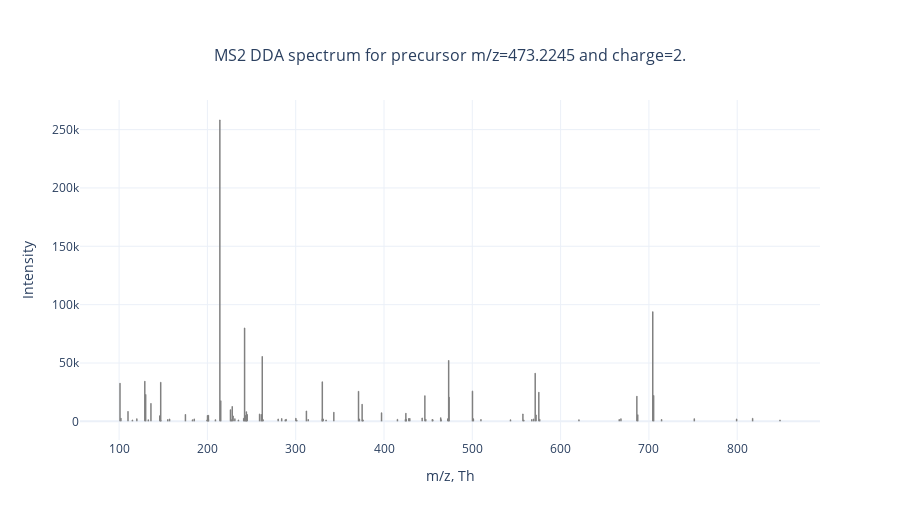

The cell this chart's notebook holds for it:
### Code cell
# let's plot the MS2 spectra acquired at 50.001946 min for the precursor m/z = 473.224500
scan = 20544
plot_mass_spectra(
    mz_values=df_ms2_phospho[df_ms2_phospho.scan == scan].mz_values.values[0], 
    intensity_values=df_ms2_phospho[df_ms2_phospho.scan == scan].intensity_values.values[0],
    title=f"MS2 DDA spectrum for precursor m/z={df_ms2_phospho[df_ms2_phospho.scan == scan].prec_mono_mz.values[0]} and charge={df_ms2_phospho[df_ms2_phospho.scan == scan].prec_charge.values[0]}."
).show(config=utils.config)

### Figure 1 — Plotly figure (JSON) as saved in the notebook; plotly's stock layout.template omitted (floating-point values rounded to 4 significant figures)
{"data": [{"hovertemplate": "<b>m/z:</b> %{x};<br><b>Intensity:</b> %{y}.", "marker": {"color": "grey", "size": 1}, "mode": "markers", "name": "", "showlegend": false, "type": "scatter", "x": [101.0, 102.1, 110.1, 115.1, 120.1, 129.1, 130.1, 133.1, 136.1, 146.0, 147.0, 147.1, 155.1, 157.1, 175.1, 183.1, 185.1, 199.6, 200.1, 201.1, 201.1, 209.1, 214.1, 215.1, 226.1, 227.1, 228.1, 229.1, 231.1, 235.1, 241.1, 242.1, 243.1, 244.1, 244.2, 245.1, 259.1, 261.1, 262.1, 263.1, 280.2, 284.1, 288.2, 289.2, 300.2, 301.1, 312.1, 314.2, 330.1, 330.2, 331.1, 334.4, 343.2, 371.1, 372.1, 375.2, 375.7, 376.2, 397.2, 415.2, 424.2, 424.7, 425.2, 428.0, 429.2, 443.2, 446.3, 447.3, 454.7, 455.2, 464.2, 464.7, 472.2, 473.2, 473.7, 500.2, 501.2, 509.8, 543.2, 557.3, 558.3, 567.3, 569.3, 571.2, 572.2, 575.3, 576.3, 620.8, 666.4, 668.3, 686.3, 687.3, 704.3, 705.4, 714.3, 751.4, 799.3, 817.4, 848.5], "y": [32731, 2690, 8449, 1218, 2323, 34334, 22946, 1364, 15221, 4697, 1175, 33463, 1520, 2025, 5914, 1336, 2107, 1161, 5054, 1999, 5264, 1447, 258242, 17600, 9982, 1387, 12685, 4546, 2213, 1208, 2616, 79977, 5040, 8259, 1827, 5773, 6239, 5875, 55592, 1297, 1915, 2370, 1365, 1889, 2728, 1155, 8884, 1664, 33849, 2124, 1985, 1218, 7829, 25794, 1994, 14581, 1324, 1262, 7331, 1707, 1669, 6902, 1735, 2411, 2462, 2780, 21982, 1753, 1630, 1284, 3114, 1320, 2200, 52170, 20591, 25910, 2234, 1593, 1347, 6294, 1200, 1602, 2005, 41318, 5449, 25040, 1724, 1295, 1493, 2253, 21521, 5619, 93848, 22128, 1636, 2308, 1935, 2568, 1193]}], "layout": {"height": 520, "hovermode": "closest", "legend": {"orientation": "h", "x": 1, "xanchor": "right", "y": 1.01, "yanchor": "bottom"}, "shapes": [{"line": {"color": "grey", "width": 1.5}, "type": "line", "x0": 101.0, "x1": 101.0, "xref": "x", "y0": 0, "y1": 32731, "yref": "y"}, {"line": {"color": "grey", "width": 1.5}, "type": "line", "x0": 102.1, "x1": 102.1, "xref": "x", "y0": 0, "y1": 2690, "yref": "y"}, {"line": {"color": "grey", "width": 1.5}, "type": "line", "x0": 110.1, "x1": 110.1, "xref": "x", "y0": 0, "y1": 8449, "yref": "y"}, {"line": {"color": "grey", "width": 1.5}, "type": "line", "x0": 115.1, "x1": 115.1, "xref": "x", "y0": 0, "y1": 1218, "yref": "y"}, {"line": {"color": "grey", "width": 1.5}, "type": "line", "x0": 120.1, "x1": 120.1, "xref": "x", "y0": 0, "y1": 2323, "yref": "y"}, {"line": {"color": "grey", "width": 1.5}, "type": "line", "x0": 129.1, "x1": 129.1, "xref": "x", "y0": 0, "y1": 34334, "yref": "y"}, {"line": {"color": "grey", "width": 1.5}, "type": "line", "x0": 130.1, "x1": 130.1, "xref": "x", "y0": 0, "y1": 22946, "yref": "y"}, {"line": {"color": "grey", "width": 1.5}, "type": "line", "x0": 133.1, "x1": 133.1, "xref": "x", "y0": 0, "y1": 1364, "yref": "y"}, {"line": {"color": "grey", "width": 1.5}, "type": "line", "x0": 136.1, "x1": 136.1, "xref": "x", "y0": 0, "y1": 15221, "yref": "y"}, {"line": {"color": "grey", "width": 1.5}, "type": "line", "x0": 146.0, "x1": 146.0, "xref": "x", "y0": 0, "y1": 4697, "yref": "y"}, {"line": {"color": "grey", "width": 1.5}, "type": "line", "x0": 147.0, "x1": 147.0, "xref": "x", "y0": 0, "y1": 1175, "yref": "y"}, {"line": {"color": "grey", "width": 1.5}, "type": "line", "x0": 147.1, "x1": 147.1, "xref": "x", "y0": 0, "y1": 33463, "yref": "y"}, {"line": {"color": "grey", "width": 1.5}, "type": "line", "x0": 155.1, "x1": 155.1, "xref": "x", "y0": 0, "y1": 1520, "yref": "y"}, {"line": {"color": "grey", "width": 1.5}, "type": "line", "x0": 157.1, "x1": 157.1, "xref": "x", "y0": 0, "y1": 2025, "yref": "y"}, {"line": {"color": "grey", "width": 1.5}, "type": "line", "x0": 175.1, "x1": 175.1, "xref": "x", "y0": 0, "y1": 5914, "yref": "y"}, {"line": {"color": "grey", "width": 1.5}, "type": "line", "x0": 183.1, "x1": 183.1, "xref": "x", "y0": 0, "y1": 1336, "yref": "y"}, {"line": {"color": "grey", "width": 1.5}, "type": "line", "x0": 185.1, "x1": 185.1, "xref": "x", "y0": 0, "y1": 2107, "yref": "y"}, {"line": {"color": "grey", "width": 1.5}, "type": "line", "x0": 199.6, "x1": 199.6, "xref": "x", "y0": 0, "y1": 1161, "yref": "y"}, {"line": {"color": "grey", "width": 1.5}, "type": "line", "x0": 200.1, "x1": 200.1, "xref": "x", "y0": 0, "y1": 5054, "yref": "y"}, {"line": {"color": "grey", "width": 1.5}, "type": "line", "x0": 201.1, "x1": 201.1, "xref": "x", "y0": 0, "y1": 1999, "yref": "y"}, {"line": {"color": "grey", "width": 1.5}, "type": "line", "x0": 201.1, "x1": 201.1, "xref": "x", "y0": 0, "y1": 5264, "yref": "y"}, {"line": {"color": "grey", "width": 1.5}, "type": "line", "x0": 209.1, "x1": 209.1, "xref": "x", "y0": 0, "y1": 1447, "yref": "y"}, {"line": {"color": "grey", "width": 1.5}, "type": "line", "x0": 214.1, "x1": 214.1, "xref": "x", "y0": 0, "y1": 258242, "yref": "y"}, {"line": {"color": "grey", "width": 1.5}, "type": "line", "x0": 215.1, "x1": 215.1, "xref": "x", "y0": 0, "y1": 17600, "yref": "y"}, {"line": {"color": "grey", "width": 1.5}, "type": "line", "x0": 226.1, "x1": 226.1, "xref": "x", "y0": 0, "y1": 9982, "yref": "y"}, {"line": {"color": "grey", "width": 1.5}, "type": "line", "x0": 227.1, "x1": 227.1, "xref": "x", "y0": 0, "y1": 1387, "yref": "y"}, {"line": {"color": "grey", "width": 1.5}, "type": "line", "x0": 228.1, "x1": 228.1, "xref": "x", "y0": 0, "y1": 12685, "yref": "y"}, {"line": {"color": "grey", "width": 1.5}, "type": "line", "x0": 229.1, "x1": 229.1, "xref": "x", "y0": 0, "y1": 4546, "yref": "y"}, {"line": {"color": "grey", "width": 1.5}, "type": "line", "x0": 231.1, "x1": 231.1, "xref": "x", "y0": 0, "y1": 2213, "yref": "y"}, {"line": {"color": "grey", "width": 1.5}, "type": "line", "x0": 235.1, "x1": 235.1, "xref": "x", "y0": 0, "y1": 1208, "yref": "y"}, {"line": {"color": "grey", "width": 1.5}, "type": "line", "x0": 241.1, "x1": 241.1, "xref": "x", "y0": 0, "y1": 2616, "yref": "y"}, {"line": {"color": "grey", "width": 1.5}, "type": "line", "x0": 242.1, "x1": 242.1, "xref": "x", "y0": 0, "y1": 79977, "yref": "y"}, {"line": {"color": "grey", "width": 1.5}, "type": "line", "x0": 243.1, "x1": 243.1, "xref": "x", "y0": 0, "y1": 5040, "yref": "y"}, {"line": {"color": "grey", "width": 1.5}, "type": "line", "x0": 244.1, "x1": 244.1, "xref": "x", "y0": 0, "y1": 8259, "yref": "y"}, {"line": {"color": "grey", "width": 1.5}, "type": "line", "x0": 244.2, "x1": 244.2, "xref": "x", "y0": 0, "y1": 1827, "yref": "y"}, {"line": {"color": "grey", "width": 1.5}, "type": "line", "x0": 245.1, "x1": 245.1, "xref": "x", "y0": 0, "y1": 5773, "yref": "y"}, {"line": {"color": "grey", "width": 1.5}, "type": "line", "x0": 259.1, "x1": 259.1, "xref": "x", "y0": 0, "y1": 6239, "yref": "y"}, {"line": {"color": "grey", "width": 1.5}, "type": "line", "x0": 261.1, "x1": 261.1, "xref": "x", "y0": 0, "y1": 5875, "yref": "y"}, {"line": {"color": "grey", "width": 1.5}, "type": "line", "x0": 262.1, "x1": 262.1, "xref": "x", "y0": 0, "y1": 55592, "yref": "y"}, {"line": {"color": "grey", "width": 1.5}, "type": "line", "x0": 263.1, "x1": 263.1, "xref": "x", "y0": 0, "y1": 1297, "yref": "y"}, {"line": {"color": "grey", "width": 1.5}, "type": "line", "x0": 280.2, "x1": 280.2, "xref": "x", "y0": 0, "y1": 1915, "yref": "y"}, {"line": {"color": "grey", "width": 1.5}, "type": "line", "x0": 284.1, "x1": 284.1, "xref": "x", "y0": 0, "y1": 2370, "yref": "y"}, {"line": {"color": "grey", "width": 1.5}, "type": "line", "x0": 288.2, "x1": 288.2, "xref": "x", "y0": 0, "y1": 1365, "yref": "y"}, {"line": {"color": "grey", "width": 1.5}, "type": "line", "x0": 289.2, "x1": 289.2, "xref": "x", "y0": 0, "y1": 1889, "yref": "y"}, {"line": {"color": "grey", "width": 1.5}, "type": "line", "x0": 300.2, "x1": 300.2, "xref": "x", "y0": 0, "y1": 2728, "yref": "y"}, {"line": {"color": "grey", "width": 1.5}, "type": "line", "x0": 301.1, "x1": 301.1, "xref": "x", "y0": 0, "y1": 1155, "yref": "y"}, {"line": {"color": "grey", "width": 1.5}, "type": "line", "x0": 312.1, "x1": 312.1, "xref": "x", "y0": 0, "y1": 8884, "yref": "y"}, {"line": {"color": "grey", "width": 1.5}, "type": "line", "x0": 314.2, "x1": 314.2, "xref": "x", "y0": 0, "y1": 1664, "yref": "y"}, {"line": {"color": "grey", "width": 1.5}, "type": "line", "x0": 330.1, "x1": 330.1, "xref": "x", "y0": 0, "y1": 33849, "yref": "y"}, {"line": {"color": "grey", "width": 1.5}, "type": "line", "x0": 330.2, "x1": 330.2, "xref": "x", "y0": 0, "y1": 2124, "yref": "y"}, {"line": {"color": "grey", "width": 1.5}, "type": "line", "x0": 331.1, "x1": 331.1, "xref": "x", "y0": 0, "y1": 1985, "yref": "y"}, {"line": {"color": "grey", "width": 1.5}, "type": "line", "x0": 334.4, "x1": 334.4, "xref": "x", "y0": 0, "y1": 1218, "yref": "y"}, {"line": {"color": "grey", "width": 1.5}, "type": "line", "x0": 343.2, "x1": 343.2, "xref": "x", "y0": 0, "y1": 7829, "yref": "y"}, {"line": {"color": "grey", "width": 1.5}, "type": "line", "x0": 371.1, "x1": 371.1, "xref": "x", "y0": 0, "y1": 25794, "yref": "y"}, {"line": {"color": "grey", "width": 1.5}, "type": "line", "x0": 372.1, "x1": 372.1, "xref": "x", "y0": 0, "y1": 1994, "yref": "y"}, {"line": {"color": "grey", "width": 1.5}, "type": "line", "x0": 375.2, "x1": 375.2, "xref": "x", "y0": 0, "y1": 14581, "yref": "y"}, {"line": {"color": "grey", "width": 1.5}, "type": "line", "x0": 375.7, "x1": 375.7, "xref": "x", "y0": 0, "y1": 1324, "yref": "y"}, {"line": {"color": "grey", "width": 1.5}, "type": "line", "x0": 376.2, "x1": 376.2, "xref": "x", "y0": 0, "y1": 1262, "yref": "y"}, {"line": {"color": "grey", "width": 1.5}, "type": "line", "x0": 397.2, "x1": 397.2, "xref": "x", "y0": 0, "y1": 7331, "yref": "y"}, {"line": {"color": "grey", "width": 1.5}, "type": "line", "x0": 415.2, "x1": 415.2, "xref": "x", "y0": 0, "y1": 1707, "yref": "y"}, {"line": {"color": "grey", "width": 1.5}, "type": "line", "x0": 424.2, "x1": 424.2, "xref": "x", "y0": 0, "y1": 1669, "yref": "y"}, {"line": {"color": "grey", "width": 1.5}, "type": "line", "x0": 424.7, "x1": 424.7, "xref": "x", "y0": 0, "y1": 6902, "yref": "y"}, {"line": {"color": "grey", "width": 1.5}, "type": "line", "x0": 425.2, "x1": 425.2, "xref": "x", "y0": 0, "y1": 1735, "yref": "y"}, {"line": {"color": "grey", "width": 1.5}, "type": "line", "x0": 428.0, "x1": 428.0, "xref": "x", "y0": 0, "y1": 2411, "yref": "y"}, {"line": {"color": "grey", "width": 1.5}, "type": "line", "x0": 429.2, "x1": 429.2, "xref": "x", "y0": 0, "y1": 2462, "yref": "y"}, {"line": {"color": "grey", "width": 1.5}, "type": "line", "x0": 443.2, "x1": 443.2, "xref": "x", "y0": 0, "y1": 2780, "yref": "y"}, {"line": {"color": "grey", "width": 1.5}, "type": "line", "x0": 446.3, "x1": 446.3, "xref": "x", "y0": 0, "y1": 21982, "yref": "y"}, {"line": {"color": "grey", "width": 1.5}, "type": "line", "x0": 447.3, "x1": 447.3, "xref": "x", "y0": 0, "y1": 1753, "yref": "y"}, {"line": {"color": "grey", "width": 1.5}, "type": "line", "x0": 454.7, "x1": 454.7, "xref": "x", "y0": 0, "y1": 1630, "yref": "y"}, {"line": {"color": "grey", "width": 1.5}, "type": "line", "x0": 455.2, "x1": 455.2, "xref": "x", "y0": 0, "y1": 1284, "yref": "y"}, {"line": {"color": "grey", "width": 1.5}, "type": "line", "x0": 464.2, "x1": 464.2, "xref": "x", "y0": 0, "y1": 3114, "yref": "y"}, {"line": {"color": "grey", "width": 1.5}, "type": "line", "x0": 464.7, "x1": 464.7, "xref": "x", "y0": 0, "y1": 1320, "yref": "y"}, {"line": {"color": "grey", "width": 1.5}, "type": "line", "x0": 472.2, "x1": 472.2, "xref": "x", "y0": 0, "y1": 2200, "yref": "y"}, {"line": {"color": "grey", "width": 1.5}, "type": "line", "x0": 473.2, "x1": 473.2, "xref": "x", "y0": 0, "y1": 52170, "yref": "y"}, {"line": {"color": "grey", "width": 1.5}, "type": "line", "x0": 473.7, "x1": 473.7, "xref": "x", "y0": 0, "y1": 20591, "yref": "y"}, {"line": {"color": "grey", "width": 1.5}, "type": "line", "x0": 500.2, "x1": 500.2, "xref": "x", "y0": 0, "y1": 25910, "yref": "y"}, {"line": {"color": "grey", "width": 1.5}, "type": "line", "x0": 501.2, "x1": 501.2, "xref": "x", "y0": 0, "y1": 2234, "yref": "y"}, {"line": {"color": "grey", "width": 1.5}, "type": "line", "x0": 509.8, "x1": 509.8, "xref": "x", "y0": 0, "y1": 1593, "yref": "y"}, {"line": {"color": "grey", "width": 1.5}, "type": "line", "x0": 543.2, "x1": 543.2, "xref": "x", "y0": 0, "y1": 1347, "yref": "y"}, {"line": {"color": "grey", "width": 1.5}, "type": "line", "x0": 557.3, "x1": 557.3, "xref": "x", "y0": 0, "y1": 6294, "yref": "y"}, {"line": {"color": "grey", "width": 1.5}, "type": "line", "x0": 558.3, "x1": 558.3, "xref": "x", "y0": 0, "y1": 1200, "yref": "y"}, {"line": {"color": "grey", "width": 1.5}, "type": "line", "x0": 567.3, "x1": 567.3, "xref": "x", "y0": 0, "y1": 1602, "yref": "y"}, {"line": {"color": "grey", "width": 1.5}, "type": "line", "x0": 569.3, "x1": 569.3, "xref": "x", "y0": 0, "y1": 2005, "yref": "y"}, {"line": {"color": "grey", "width": 1.5}, "type": "line", "x0": 571.2, "x1": 571.2, "xref": "x", "y0": 0, "y1": 41318, "yref": "y"}, {"line": {"color": "grey", "width": 1.5}, "type": "line", "x0": 572.2, "x1": 572.2, "xref": "x", "y0": 0, "y1": 5449, "yref": "y"}, {"line": {"color": "grey", "width": 1.5}, "type": "line", "x0": 575.3, "x1": 575.3, "xref": "x", "y0": 0, "y1": 25040, "yref": "y"}, {"line": {"color": "grey", "width": 1.5}, "type": "line", "x0": 576.3, "x1": 576.3, "xref": "x", "y0": 0, "y1": 1724, "yref": "y"}, {"line": {"color": "grey", "width": 1.5}, "type": "line", "x0": 620.8, "x1": 620.8, "xref": "x", "y0": 0, "y1": 1295, "yref": "y"}, {"line": {"color": "grey", "width": 1.5}, "type": "line", "x0": 666.4, "x1": 666.4, "xref": "x", "y0": 0, "y1": 1493, "yref": "y"}, {"line": {"color": "grey", "width": 1.5}, "type": "line", "x0": 668.3, "x1": 668.3, "xref": "x", "y0": 0, "y1": 2253, "yref": "y"}, {"line": {"color": "grey", "width": 1.5}, "type": "line", "x0": 686.3, "x1": 686.3, "xref": "x", "y0": 0, "y1": 21521, "yref": "y"}, {"line": {"color": "grey", "width": 1.5}, "type": "line", "x0": 687.3, "x1": 687.3, "xref": "x", "y0": 0, "y1": 5619, "yref": "y"}, {"line": {"color": "grey", "width": 1.5}, "type": "line", "x0": 704.3, "x1": 704.3, "xref": "x", "y0": 0, "y1": 93848, "yref": "y"}, {"line": {"color": "grey", "width": 1.5}, "type": "line", "x0": 705.4, "x1": 705.4, "xref": "x", "y0": 0, "y1": 22128, "yref": "y"}, {"line": {"color": "grey", "width": 1.5}, "type": "line", "x0": 714.3, "x1": 714.3, "xref": "x", "y0": 0, "y1": 1636, "yref": "y"}, {"line": {"color": "grey", "width": 1.5}, "type": "line", "x0": 751.4, "x1": 751.4, "xref": "x", "y0": 0, "y1": 2308, "yref": "y"}, {"line": {"color": "grey", "width": 1.5}, "type": "line", "x0": 799.3, "x1": 799.3, "xref": "x", "y0": 0, "y1": 1935, "yref": "y"}, {"line": {"color": "grey", "width": 1.5}, "type": "line", "x0": 817.4, "x1": 817.4, "xref": "x", "y0": 0, "y1": 2568, "yref": "y"}, {"line": {"color": "grey", "width": 1.5}, "type": "line", "x0": 848.5, "x1": 848.5, "xref": "x", "y0": 0, "y1": 1193, "yref": "y"}], "title": {"font": {"size": 16}, "text": "MS2 DDA spectrum for precursor m/z=473.2245 and charge=2.", "x": 0.5, "xanchor": "center", "yanchor": "top"}, "xaxis": {"title": {"text": "m/z, Th"}}, "yaxis": {"title": {"text": "Intensity"}}}}
